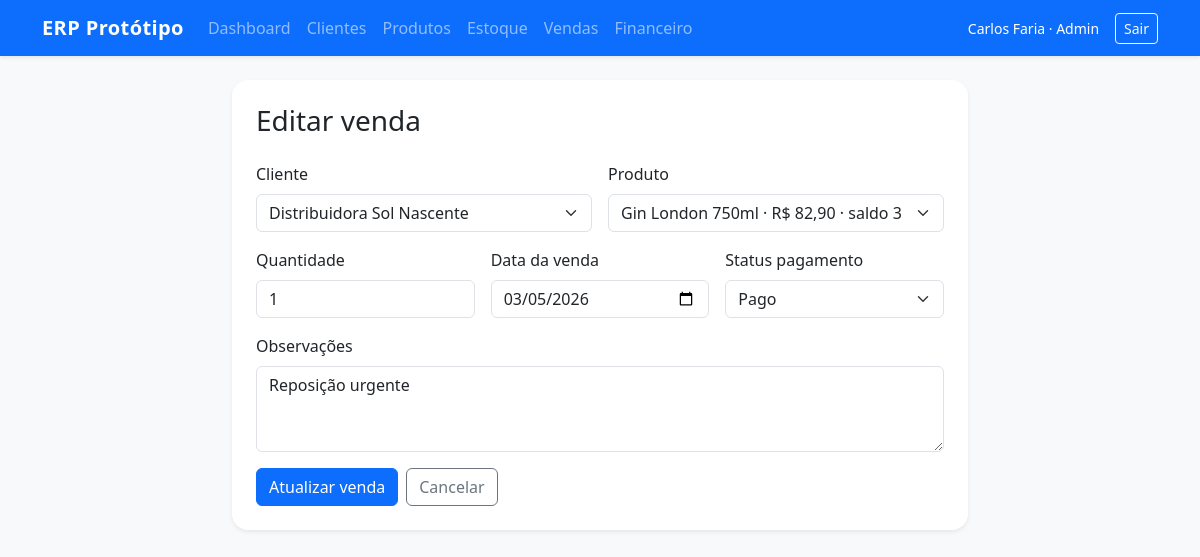
Screenshot of /vendas/2/editar (signed in) with the database file from the repository.
### tables this page shows
CREATE TABLE users (
    id INTEGER PRIMARY KEY AUTOINCREMENT,
    username TEXT UNIQUE NOT NULL,
    password_hash TEXT NOT NULL,
    full_name TEXT NOT NULL,
    role TEXT NOT NULL
);

CREATE TABLE sales (
    id INTEGER PRIMARY KEY AUTOINCREMENT,
    client_id INTEGER NOT NULL,
    product_id INTEGER NOT NULL,
    quantity INTEGER NOT NULL,
    unit_price REAL NOT NULL,
    total REAL NOT NULL,
    sale_date TEXT NOT NULL,
    payment_status TEXT NOT NULL,
    notes TEXT,
    FOREIGN KEY(client_id) REFERENCES clients(id),
    FOREIGN KEY(product_id) REFERENCES products(id)
);

CREATE TABLE clients (
    id INTEGER PRIMARY KEY AUTOINCREMENT,
    name TEXT NOT NULL,
    document TEXT NOT NULL,
    email TEXT,
    phone TEXT,
    city TEXT,
    created_at TEXT NOT NULL
);

CREATE TABLE products (
    id INTEGER PRIMARY KEY AUTOINCREMENT,
    name TEXT NOT NULL,
    sku TEXT UNIQUE NOT NULL,
    price REAL NOT NULL,
    cost REAL NOT NULL,
    stock_qty INTEGER NOT NULL DEFAULT 0,
    min_stock INTEGER NOT NULL DEFAULT 0,
    category TEXT,
    created_at TEXT NOT NULL
);

### app.py (the view, shortened to what this page needs)
@app.route("/vendas/<int:sale_id>/editar", methods=["GET", "POST"])
@login_required
def sales_edit(sale_id: int):
    db = get_db()
    sale = db.execute("SELECT * FROM sales WHERE id = ?", (sale_id,)).fetchone()
    clients = db.execute("SELECT id, name FROM clients ORDER BY name").fetchall()
    products = db.execute("SELECT id, name, sku, price, stock_qty FROM products ORDER BY name").fetchall()
    if sale is None:
        flash("Venda não encontrada.", "danger")
        return redirect(url_for("sales_list"))
    return render_template("sales/form.html", sale=sale, clients=clients, products=products)

### app.py (called while the page is built)
def get_db() -> sqlite3.Connection:
    if "db" not in g:
        g.db = sqlite3.connect(app.config["DATABASE"])
        g.db.row_factory = sqlite3.Row
        g.db.execute("PRAGMA foreign_keys = ON")
    return g.db

def format_currency(value: float | int | None) -> str:
    number = float(value or 0)
    text = f"{number:,.2f}"
    return f"R$ {text.replace(',', 'X').replace('.', ',').replace('X', '.')}"

def login_required(view):
    @wraps(view)
    def wrapped_view(**kwargs):
        if session.get("user_id") is None:
            return redirect(url_for("login"))
        return view(**kwargs)
    return wrapped_view

@app.before_request
def load_logged_user() -> None:
    g.user = None
    user_id = session.get("user_id")
    if user_id is not None:
        g.user = get_db().execute(
            "SELECT id, username, full_name, role FROM users WHERE id = ?",
            (user_id,),
        ).fetchone()

### templates/sales/form.html (shortened to what this page needs)
{% extends "base.html" %}
{% block content %}
<div class="row justify-content-center">
  <div class="col-lg-8">
    <div class="card border-0 shadow-sm">
      <div class="card-body p-4">
        <h1 class="h3 mb-4">{{ 'Editar venda' if sale else 'Nova venda' }}</h1>
        <form method="post" class="row g-3">
          <div class="col-md-6">
            <label class="form-label">Cliente</label>
            <select class="form-select" name="client_id" required>
              {% for client in clients %}
              <option value="{{ client.id }}" {% if sale and sale.client_id == client.id %}selected{% endif %}>{{ client.name }}</option>
              {% endfor %}
            </select>
          </div>
          <div class="col-md-6">
            <label class="form-label">Produto</label>
            <select class="form-select" name="product_id" required>
              {% for product in products %}
              <option value="{{ product.id }}" {% if sale and sale.product_id == product.id %}selected{% endif %}>{{ product.name }} · {{ product.price|brl }} · saldo {{ product.stock_qty }}</option>
              {% endfor %}
            </select>
          </div>
          <div class="col-md-4">
            <label class="form-label">Quantidade</label>
            <input class="form-control" type="number" min="1" name="quantity" value="{{ sale.quantity if sale else '' }}" required>
          </div>
          <div class="col-md-4">
            <label class="form-label">Data da venda</label>
            <input class="form-control" type="date" name="sale_date" value="{{ sale.sale_date if sale else request.form.get('sale_date', '') }}">
          </div>
          <div class="col-md-4">
            <label class="form-label">Status pagamento</label>
            <select class="form-select" name="payment_status">
              <option value="pago" {% if sale and sale.payment_status == 'pago' %}selected{% endif %}>Pago</option>
            </select>
          </div>
          <div class="col-12">
            <label class="form-label">Observações</label>
            <textarea class="form-control" name="notes" rows="3">{{ sale.notes if sale else '' }}</textarea>
          </div>
          <div class="col-12 d-flex gap-2">
            <button class="btn btn-primary">{{ 'Atualizar venda' if sale else 'Salvar venda' }}</button>
            <a href="{{ url_for('sales_list') }}" class="btn btn-outline-secondary">Cancelar</a>
          </div>
        </form>
      </div>
    </div>
  </div>
</div>
{% endblock %}

### templates/base.html (shortened to what this page needs)
<!doctype html>
<html lang="pt-BR">
<head>
  <link href="https://cdn.jsdelivr.net/npm/bootstrap@5.3.3/dist/css/bootstrap.min.css" rel="stylesheet">
  <link rel="stylesheet" href="{{ url_for('static', filename='style.css') }}">
</head>
<body class="bg-light">
  {% if g.user %}
  <nav class="navbar navbar-expand-lg navbar-dark bg-primary shadow-sm">
    <div class="container">
      <a class="navbar-brand fw-semibold" href="{{ url_for('dashboard') }}">ERP Protótipo</a>
      <div class="collapse navbar-collapse" id="navbarMain">
        <ul class="navbar-nav me-auto mb-2 mb-lg-0">
          <li class="nav-item"><a class="nav-link" href="{{ url_for('dashboard') }}">Dashboard</a></li>
          <li class="nav-item"><a class="nav-link" href="{{ url_for('clients_list') }}">Clientes</a></li>
          <li class="nav-item"><a class="nav-link" href="{{ url_for('products_list') }}">Produtos</a></li>
          <li class="nav-item"><a class="nav-link" href="{{ url_for('stock_list') }}">Estoque</a></li>
          <li class="nav-item"><a class="nav-link" href="{{ url_for('sales_list') }}">Vendas</a></li>
          <li class="nav-item"><a class="nav-link" href="{{ url_for('finance_list') }}">Financeiro</a></li>
        </ul>
        <div class="d-flex align-items-center gap-3 text-white">
          <span class="small">{{ g.user["full_name"] }} · {{ g.user["role"]|capitalize }}</span>
          <a class="btn btn-sm btn-outline-light" href="{{ url_for('logout') }}">Sair</a>
        </div>
      </div>
    </div>
  </nav>
  {% endif %}
  <main class="py-4">
    <div class="container">
      {% block content %}{% endblock %}
    </div>
  </main>
</body>
</html>

### static/style.css (style rules this page uses)
body { min-height: 100vh; }
.card { border-radius: 1rem; }
.navbar-brand { letter-spacing: 0.02em; }

### rows the page displays
users: user.full_name "Carlos Faria", user.role "Admin"
sales: client_id "Distribuidora Sol Nascente", product_id "Gin London 750ml · R$ 82,90 · saldo 3", quantity "1", sale_date "03/05/2026", payment_status "Pago", notes "Reposição urgente"

### other values shown
{{ 'Editar venda' if sale else 'Nova venda' }} "Editar venda"
{{ 'Atualizar venda' if sale else 'Salvar venda' }} "Atualizar venda"
